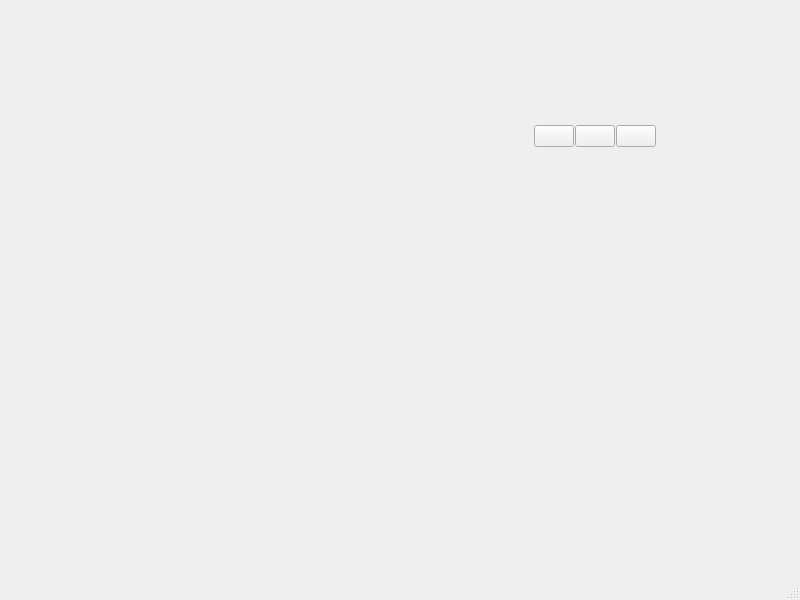
<?xml version="1.0" encoding="UTF-8"?>
<ui version="4.0">
 <class>TransparentWindow</class>
 <widget class="QMainWindow" name="TransparentWindow">
  <property name="geometry">
   <rect>
    <x>0</x>
    <y>0</y>
    <width>800</width>
    <height>600</height>
   </rect>
  </property>
  <property name="windowTitle">
   <string>Transparent Window</string>
  </property>
  <widget class="QWidget" name="centralwidget">
   <widget class="QWidget" name="gridLayoutWidget">
    <property name="geometry">
     <rect>
      <x>150</x>
      <y>120</y>
      <width>511</width>
      <height>91</height>
     </rect>
    </property>
    <layout class="QGridLayout" name="mainLayout">
     <property name="leftMargin">
      <number>5</number>
     </property>
     <property name="topMargin">
      <number>5</number>
     </property>
     <property name="rightMargin">
      <number>5</number>
     </property>
     <property name="bottomMargin">
      <number>5</number>
     </property>
     <property name="horizontalSpacing">
      <number>1</number>
     </property>
     <item row="0" column="5">
      <widget class="QPushButton" name="closeButton">
       <property name="text">
        <string/>
       </property>
      </widget>
     </item>
     <item row="0" column="3">
      <widget class="QPushButton" name="MinimizeButton">
       <property name="text">
        <string/>
       </property>
      </widget>
     </item>
     <item row="0" column="1">
      <widget class="QLabel" name="titleLabel">
       <property name="font">
        <font>
         <pointsize>14</pointsize>
        </font>
       </property>
       <property name="styleSheet">
        <string notr="true">color: rgb(255, 255, 255);</string>
       </property>
       <property name="text">
        <string/>
       </property>
      </widget>
     </item>
     <item row="0" column="4">
      <widget class="QPushButton" name="maximizeButton">
       <property name="text">
        <string/>
       </property>
      </widget>
     </item>
     <item row="0" column="2">
      <spacer name="horizontalSpacer">
       <property name="orientation">
        <enum>Qt::Horizontal</enum>
       </property>
       <property name="sizeHint" stdset="0">
        <size>
         <width>40</width>
         <height>20</height>
        </size>
       </property>
      </spacer>
     </item>
     <item row="0" column="0">
      <widget class="QLabel" name="Iconlabel">
       <property name="text">
        <string>              </string>
       </property>
      </widget>
     </item>
     <item row="1" column="0" colspan="6">
      <widget class="QWidget" name="mainWidget" native="true"/>
     </item>
     <item row="2" column="0" colspan="6">
      <spacer name="verticalSpacer">
       <property name="orientation">
        <enum>Qt::Vertical</enum>
       </property>
       <property name="sizeHint" stdset="0">
        <size>
         <width>20</width>
         <height>40</height>
        </size>
       </property>
      </spacer>
     </item>
    </layout>
   </widget>
  </widget>
  <widget class="QMenuBar" name="menubar">
   <property name="geometry">
    <rect>
     <x>0</x>
     <y>0</y>
     <width>800</width>
     <height>26</height>
    </rect>
   </property>
  </widget>
  <widget class="QStatusBar" name="statusbar"/>
 </widget>
 <resources/>
 <connections/>
</ui>
